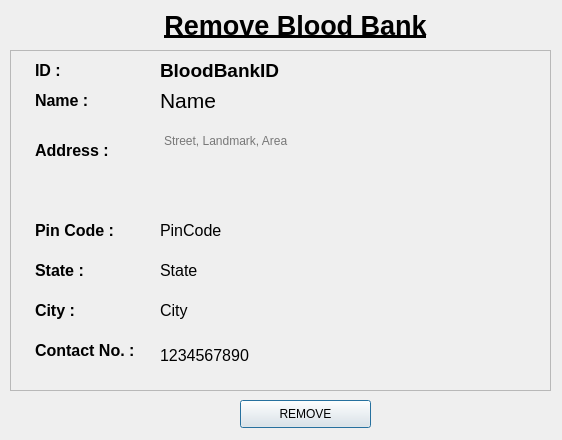
<?xml version="1.0" encoding="UTF-8"?>
<ui version="4.0">
 <class>removeBloodBank</class>
 <widget class="QDialog" name="removeBloodBank">
  <property name="geometry">
   <rect>
    <x>0</x>
    <y>0</y>
    <width>562</width>
    <height>440</height>
   </rect>
  </property>
  <property name="windowTitle">
   <string/>
  </property>
  <widget class="QPushButton" name="removeButton">
   <property name="geometry">
    <rect>
     <x>240</x>
     <y>400</y>
     <width>131</width>
     <height>28</height>
    </rect>
   </property>
   <property name="text">
    <string>REMOVE</string>
   </property>
  </widget>
  <widget class="QLabel" name="title">
   <property name="geometry">
    <rect>
     <x>130</x>
     <y>0</y>
     <width>331</width>
     <height>51</height>
    </rect>
   </property>
   <property name="text">
    <string>&lt;html&gt;&lt;head/&gt;&lt;body&gt;&lt;p align=&quot;center&quot;&gt;&lt;span style=&quot; font-size:20pt; font-weight:600; text-decoration: underline;&quot;&gt;Remove Blood Bank&lt;/span&gt;&lt;/p&gt;&lt;/body&gt;&lt;/html&gt;</string>
   </property>
  </widget>
  <widget class="QFrame" name="frame">
   <property name="geometry">
    <rect>
     <x>10</x>
     <y>50</y>
     <width>541</width>
     <height>341</height>
    </rect>
   </property>
   <property name="styleSheet">
    <string notr="true"/>
   </property>
   <property name="frameShape">
    <enum>QFrame::StyledPanel</enum>
   </property>
   <property name="frameShadow">
    <enum>QFrame::Raised</enum>
   </property>
   <widget class="QLabel" name="nameLabel">
    <property name="geometry">
     <rect>
      <x>25</x>
      <y>30</y>
      <width>101</width>
      <height>41</height>
     </rect>
    </property>
    <property name="text">
     <string>&lt;html&gt;&lt;head/&gt;&lt;body&gt;&lt;p&gt;&lt;span style=&quot; font-size:12pt; font-weight:600;&quot;&gt;Name :&lt;/span&gt;&lt;/p&gt;&lt;/body&gt;&lt;/html&gt;</string>
    </property>
   </widget>
   <widget class="QLabel" name="addressLabel">
    <property name="geometry">
     <rect>
      <x>25</x>
      <y>80</y>
      <width>101</width>
      <height>41</height>
     </rect>
    </property>
    <property name="text">
     <string>&lt;html&gt;&lt;head/&gt;&lt;body&gt;&lt;p&gt;&lt;span style=&quot; font-size:12pt; font-weight:600;&quot;&gt;Address :&lt;/span&gt;&lt;/p&gt;&lt;/body&gt;&lt;/html&gt;</string>
    </property>
   </widget>
   <widget class="QLabel" name="contactLabel">
    <property name="geometry">
     <rect>
      <x>25</x>
      <y>280</y>
      <width>131</width>
      <height>41</height>
     </rect>
    </property>
    <property name="text">
     <string>&lt;html&gt;&lt;head/&gt;&lt;body&gt;&lt;p&gt;&lt;span style=&quot; font-size:12pt; font-weight:600;&quot;&gt;Contact No. :&lt;/span&gt;&lt;/p&gt;&lt;/body&gt;&lt;/html&gt;</string>
    </property>
   </widget>
   <widget class="QLabel" name="stateLabel">
    <property name="geometry">
     <rect>
      <x>25</x>
      <y>200</y>
      <width>101</width>
      <height>41</height>
     </rect>
    </property>
    <property name="text">
     <string>&lt;html&gt;&lt;head/&gt;&lt;body&gt;&lt;p&gt;&lt;span style=&quot; font-size:12pt; font-weight:600;&quot;&gt;State :&lt;/span&gt;&lt;/p&gt;&lt;/body&gt;&lt;/html&gt;</string>
    </property>
   </widget>
   <widget class="QLabel" name="pinCodeLabel">
    <property name="geometry">
     <rect>
      <x>25</x>
      <y>160</y>
      <width>101</width>
      <height>41</height>
     </rect>
    </property>
    <property name="text">
     <string>&lt;html&gt;&lt;head/&gt;&lt;body&gt;&lt;p&gt;&lt;span style=&quot; font-size:12pt; font-weight:600;&quot;&gt;Pin Code :&lt;/span&gt;&lt;/p&gt;&lt;/body&gt;&lt;/html&gt;</string>
    </property>
   </widget>
   <widget class="QLabel" name="cityLabel">
    <property name="geometry">
     <rect>
      <x>25</x>
      <y>240</y>
      <width>101</width>
      <height>41</height>
     </rect>
    </property>
    <property name="text">
     <string>&lt;html&gt;&lt;head/&gt;&lt;body&gt;&lt;p&gt;&lt;span style=&quot; font-size:12pt; font-weight:600;&quot;&gt;City :&lt;/span&gt;&lt;/p&gt;&lt;/body&gt;&lt;/html&gt;</string>
    </property>
   </widget>
   <widget class="QTextBrowser" name="address">
    <property name="geometry">
     <rect>
      <x>150</x>
      <y>80</y>
      <width>371</width>
      <height>61</height>
     </rect>
    </property>
    <property name="styleSheet">
     <string notr="true">background-color:transparent;
border:none;</string>
    </property>
    <property name="placeholderText">
     <string>Street, Landmark, Area</string>
    </property>
   </widget>
   <widget class="QLabel" name="pinCode">
    <property name="geometry">
     <rect>
      <x>150</x>
      <y>170</y>
      <width>181</width>
      <height>21</height>
     </rect>
    </property>
    <property name="styleSheet">
     <string notr="true">font-size:12pt;</string>
    </property>
    <property name="text">
     <string>PinCode</string>
    </property>
   </widget>
   <widget class="QLabel" name="state">
    <property name="geometry">
     <rect>
      <x>150</x>
      <y>210</y>
      <width>181</width>
      <height>21</height>
     </rect>
    </property>
    <property name="styleSheet">
     <string notr="true">font-size:12pt;</string>
    </property>
    <property name="text">
     <string>State</string>
    </property>
   </widget>
   <widget class="QLabel" name="city">
    <property name="geometry">
     <rect>
      <x>150</x>
      <y>250</y>
      <width>181</width>
      <height>21</height>
     </rect>
    </property>
    <property name="styleSheet">
     <string notr="true">font-size:12pt;</string>
    </property>
    <property name="text">
     <string>City</string>
    </property>
   </widget>
   <widget class="QLabel" name="contact">
    <property name="geometry">
     <rect>
      <x>150</x>
      <y>290</y>
      <width>181</width>
      <height>31</height>
     </rect>
    </property>
    <property name="styleSheet">
     <string notr="true">font-size:12pt;</string>
    </property>
    <property name="text">
     <string>1234567890</string>
    </property>
   </widget>
   <widget class="QLabel" name="name">
    <property name="geometry">
     <rect>
      <x>150</x>
      <y>30</y>
      <width>371</width>
      <height>41</height>
     </rect>
    </property>
    <property name="styleSheet">
     <string notr="true">font-size:16pt;</string>
    </property>
    <property name="text">
     <string>Name</string>
    </property>
   </widget>
   <widget class="QLabel" name="IDLabel">
    <property name="geometry">
     <rect>
      <x>25</x>
      <y>0</y>
      <width>131</width>
      <height>41</height>
     </rect>
    </property>
    <property name="text">
     <string>&lt;html&gt;&lt;head/&gt;&lt;body&gt;&lt;p&gt;&lt;span style=&quot; font-size:12pt; font-weight:600;&quot;&gt;ID :&lt;/span&gt;&lt;/p&gt;&lt;/body&gt;&lt;/html&gt;</string>
    </property>
   </widget>
   <widget class="QLabel" name="bloodBankID">
    <property name="geometry">
     <rect>
      <x>150</x>
      <y>0</y>
      <width>371</width>
      <height>41</height>
     </rect>
    </property>
    <property name="styleSheet">
     <string notr="true">font-size:14pt;
font-weight: bold;</string>
    </property>
    <property name="text">
     <string>BloodBankID</string>
    </property>
   </widget>
  </widget>
 </widget>
 <resources/>
 <connections/>
</ui>
